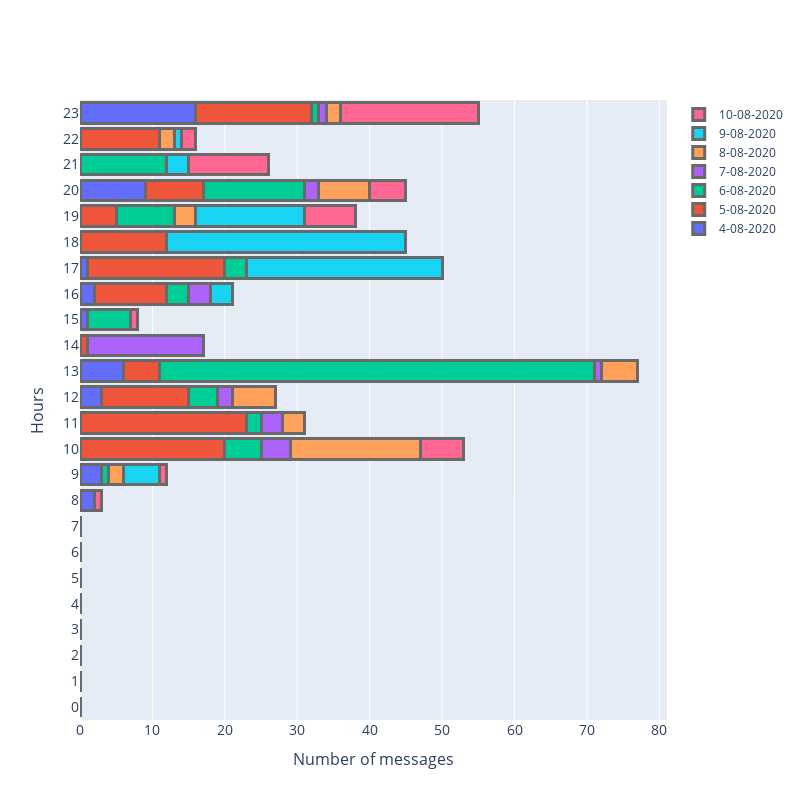

The code cell stored with this chart in its notebook:
### Code cell
# TODO: 1. add some explanation to the plot: title, labels for axises, maybe legend. Now it tells nothing
# TODO: 2. fix KeyError: '24'


figure(num=None, figsize=(10, 8), dpi=80, facecolor='w', edgecolor='k')
fig = go.Figure()

for i in range(7):
    date_before = datetime.datetime(2020, 8, 3 + i, 0, 0, 0)
    date_after = datetime.datetime(2020, 8, 4 + i, 0, 0, 0)

    x, y, lists = get_user_daily_activity(dialogs_info, "Private dialog", USER_ID, date_before, date_after)

    fig.add_trace(go.Bar(
        y=x,
        x=y,
        name="{}-08-2020".format(4 + i),
        orientation='h',
        marker=dict(
            line=dict(color='rgb(105, 105, 105, 1.0)', width=3)
        )
    ))
    plt.plot(x, y, linewidth=2.5, marker='o', linestyle="-", label="{}-08-2020".format(4 + i))

plt.xticks([i for i in range(0, 24)])
plt.xlabel("Hours")
plt.ylabel("Number of messages")
plt.legend(loc='upper left', frameon=False)
plt.show()

# show comparing bar
fig.update_layout(
    barmode='stack',
    autosize=False,
    width=800,
    height=800,
    yaxis = dict(
            title='Hours',
            titlefont_size=16,
            tickfont_size=14,
            tickmode = 'array',
            tickvals = [i for i in range(24)]),
    xaxis = dict(
            title='Number of messages',
            titlefont_size=16,
            tickfont_size=14)
)
fig.show()

### Figure 1 — Plotly figure (JSON) as saved in the notebook; plotly's stock layout.template omitted (floating-point values rounded to 4 significant figures)
{"data": [{"marker": {"line": {"color": "rgb(105, 105, 105, 1.0)", "width": 3}}, "name": "4-08-2020", "orientation": "h", "type": "bar", "x": [0, 0, 0, 0, 0, 0, 0, 0, 2, 3, 0, 0, 3, 6, 0, 1, 2, 1, 0, 0, 9, 0, 0, 16], "y": ["00", "01", "02", "03", "04", "05", "06", "07", "08", "09", "10", "11", "12", "13", "14", "15", "16", "17", "18", "19", "20", "21", "22", "23"]}, {"marker": {"line": {"color": "rgb(105, 105, 105, 1.0)", "width": 3}}, "name": "5-08-2020", "orientation": "h", "type": "bar", "x": [0, 0, 0, 0, 0, 0, 0, 0, 0, 0, 20, 23, 12, 5, 1, 0, 10, 19, 12, 5, 8, 0, 11, 16], "y": ["00", "01", "02", "03", "04", "05", "06", "07", "08", "09", "10", "11", "12", "13", "14", "15", "16", "17", "18", "19", "20", "21", "22", "23"]}, {"marker": {"line": {"color": "rgb(105, 105, 105, 1.0)", "width": 3}}, "name": "6-08-2020", "orientation": "h", "type": "bar", "x": [0, 0, 0, 0, 0, 0, 0, 0, 0, 1, 5, 2, 4, 60, 0, 6, 3, 3, 0, 8, 14, 12, 0, 1], "y": ["00", "01", "02", "03", "04", "05", "06", "07", "08", "09", "10", "11", "12", "13", "14", "15", "16", "17", "18", "19", "20", "21", "22", "23"]}, {"marker": {"line": {"color": "rgb(105, 105, 105, 1.0)", "width": 3}}, "name": "7-08-2020", "orientation": "h", "type": "bar", "x": [0, 0, 0, 0, 0, 0, 0, 0, 0, 0, 4, 3, 2, 1, 16, 0, 3, 0, 0, 0, 2, 0, 0, 1], "y": ["00", "01", "02", "03", "04", "05", "06", "07", "08", "09", "10", "11", "12", "13", "14", "15", "16", "17", "18", "19", "20", "21", "22", "23"]}, {"marker": {"line": {"color": "rgb(105, 105, 105, 1.0)", "width": 3}}, "name": "8-08-2020", "orientation": "h", "type": "bar", "x": [0, 0, 0, 0, 0, 0, 0, 0, 0, 2, 18, 3, 6, 5, 0, 0, 0, 0, 0, 3, 7, 0, 2, 2], "y": ["00", "01", "02", "03", "04", "05", "06", "07", "08", "09", "10", "11", "12", "13", "14", "15", "16", "17", "18", "19", "20", "21", "22", "23"]}, {"marker": {"line": {"color": "rgb(105, 105, 105, 1.0)", "width": 3}}, "name": "9-08-2020", "orientation": "h", "type": "bar", "x": [0, 0, 0, 0, 0, 0, 0, 0, 0, 5, 0, 0, 0, 0, 0, 0, 3, 27, 33, 15, 0, 3, 1, 0], "y": ["00", "01", "02", "03", "04", "05", "06", "07", "08", "09", "10", "11", "12", "13", "14", "15", "16", "17", "18", "19", "20", "21", "22", "23"]}, {"marker": {"line": {"color": "rgb(105, 105, 105, 1.0)", "width": 3}}, "name": "10-08-2020", "orientation": "h", "type": "bar", "x": [0, 0, 0, 0, 0, 0, 0, 0, 1, 1, 6, 0, 0, 0, 0, 1, 0, 0, 0, 7, 5, 11, 2, 19], "y": ["00", "01", "02", "03", "04", "05", "06", "07", "08", "09", "10", "11", "12", "13", "14", "15", "16", "17", "18", "19", "20", "21", "22", "23"]}], "layout": {"autosize": false, "barmode": "stack", "height": 800, "width": 800, "xaxis": {"tickfont": {"size": 14}, "title": {"font": {"size": 16}, "text": "Number of messages"}}, "yaxis": {"tickfont": {"size": 14}, "tickmode": "array", "tickvals": [0, 1, 2, 3, 4, 5, 6, 7, 8, 9, 10, 11, 12, 13, 14, 15, 16, 17, 18, 19, 20, 21, 22, 23], "title": {"font": {"size": 16}, "text": "Hours"}}}}
